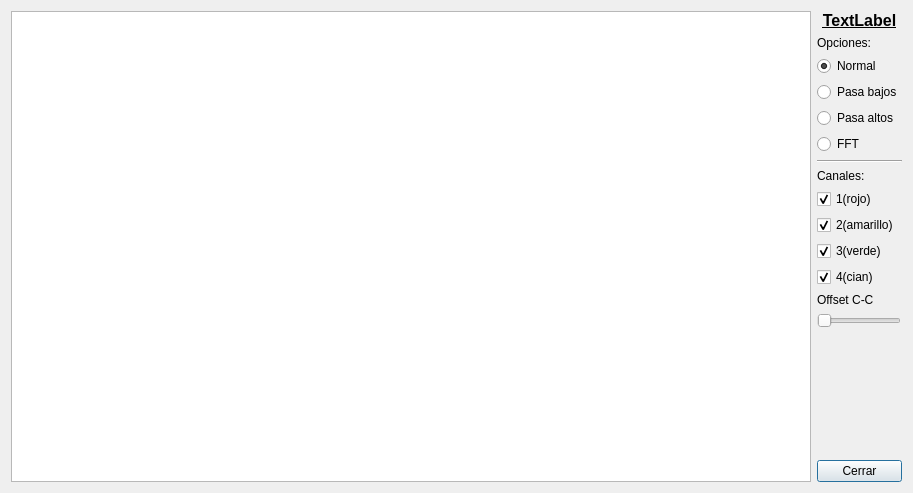
<?xml version="1.0" encoding="UTF-8"?>
<ui version="4.0">
 <class>Dialog</class>
 <widget class="QDialog" name="Dialog">
  <property name="enabled">
   <bool>true</bool>
  </property>
  <property name="geometry">
   <rect>
    <x>0</x>
    <y>0</y>
    <width>913</width>
    <height>493</height>
   </rect>
  </property>
  <property name="windowTitle">
   <string>Tetrodo</string>
  </property>
  <property name="sizeGripEnabled">
   <bool>false</bool>
  </property>
  <layout class="QGridLayout" name="gridLayout">
   <item row="0" column="0">
    <widget class="PlotWidget" name="pg_widget"/>
   </item>
   <item row="0" column="1">
    <layout class="QVBoxLayout" name="verticalLayout">
     <item>
      <widget class="QLabel" name="num_tet">
       <property name="font">
        <font>
         <pointsize>12</pointsize>
         <weight>75</weight>
         <bold>true</bold>
         <underline>true</underline>
        </font>
       </property>
       <property name="text">
        <string>&lt;html&gt;&lt;head/&gt;&lt;body&gt;&lt;p align=&quot;center&quot;&gt;TextLabel&lt;/p&gt;&lt;/body&gt;&lt;/html&gt;</string>
       </property>
      </widget>
     </item>
     <item>
      <widget class="QLabel" name="label">
       <property name="text">
        <string>Opciones:</string>
       </property>
      </widget>
     </item>
     <item>
      <widget class="QRadioButton" name="normal">
       <property name="text">
        <string>Normal</string>
       </property>
       <property name="checked">
        <bool>true</bool>
       </property>
       <attribute name="buttonGroup">
        <string notr="true">buttonGroup</string>
       </attribute>
      </widget>
     </item>
     <item>
      <widget class="QRadioButton" name="pasabajos">
       <property name="text">
        <string>Pasa bajos</string>
       </property>
       <property name="checked">
        <bool>false</bool>
       </property>
       <attribute name="buttonGroup">
        <string notr="true">buttonGroup</string>
       </attribute>
      </widget>
     </item>
     <item>
      <widget class="QRadioButton" name="pasaaltos">
       <property name="text">
        <string>Pasa altos</string>
       </property>
       <attribute name="buttonGroup">
        <string notr="true">buttonGroup</string>
       </attribute>
      </widget>
     </item>
     <item>
      <widget class="QRadioButton" name="fft">
       <property name="text">
        <string>FFT</string>
       </property>
       <attribute name="buttonGroup">
        <string notr="true">buttonGroup</string>
       </attribute>
      </widget>
     </item>
     <item>
      <widget class="Line" name="line">
       <property name="orientation">
        <enum>Qt::Horizontal</enum>
       </property>
      </widget>
     </item>
     <item>
      <widget class="QLabel" name="label_2">
       <property name="text">
        <string>Canales:</string>
       </property>
      </widget>
     </item>
     <item>
      <widget class="QCheckBox" name="c_canal1">
       <property name="text">
        <string>1(rojo)</string>
       </property>
       <property name="checked">
        <bool>true</bool>
       </property>
      </widget>
     </item>
     <item>
      <widget class="QCheckBox" name="c_canal2">
       <property name="text">
        <string>2(amarillo)</string>
       </property>
       <property name="checked">
        <bool>true</bool>
       </property>
      </widget>
     </item>
     <item>
      <widget class="QCheckBox" name="c_canal3">
       <property name="text">
        <string>3(verde)</string>
       </property>
       <property name="checked">
        <bool>true</bool>
       </property>
      </widget>
     </item>
     <item>
      <widget class="QCheckBox" name="c_canal4">
       <property name="text">
        <string>4(cian)</string>
       </property>
       <property name="checked">
        <bool>true</bool>
       </property>
      </widget>
     </item>
     <item>
      <widget class="QLabel" name="label_3">
       <property name="text">
        <string>Offset C-C</string>
       </property>
      </widget>
     </item>
     <item>
      <widget class="QSlider" name="offsetcc">
       <property name="sizePolicy">
        <sizepolicy hsizetype="Maximum" vsizetype="Fixed">
         <horstretch>0</horstretch>
         <verstretch>0</verstretch>
        </sizepolicy>
       </property>
       <property name="maximum">
        <number>800</number>
       </property>
       <property name="singleStep">
        <number>10</number>
       </property>
       <property name="orientation">
        <enum>Qt::Horizontal</enum>
       </property>
      </widget>
     </item>
     <item>
      <spacer name="verticalSpacer">
       <property name="orientation">
        <enum>Qt::Vertical</enum>
       </property>
       <property name="sizeHint" stdset="0">
        <size>
         <width>20</width>
         <height>40</height>
        </size>
       </property>
      </spacer>
     </item>
     <item>
      <widget class="QPushButton" name="cerrar">
       <property name="text">
        <string>Cerrar</string>
       </property>
      </widget>
     </item>
    </layout>
   </item>
  </layout>
 </widget>
 <customwidgets>
  <customwidget>
   <class>PlotWidget</class>
   <extends>QGraphicsView</extends>
   <header>pyqtgraph</header>
  </customwidget>
 </customwidgets>
 <resources/>
 <connections>
  <connection>
   <sender>cerrar</sender>
   <signal>clicked()</signal>
   <receiver>Dialog</receiver>
   <slot>close()</slot>
   <hints>
    <hint type="sourcelabel">
     <x>543</x>
     <y>402</y>
    </hint>
    <hint type="destinationlabel">
     <x>300</x>
     <y>213</y>
    </hint>
   </hints>
  </connection>
 </connections>
 <buttongroups>
  <buttongroup name="buttonGroup"/>
 </buttongroups>
</ui>
